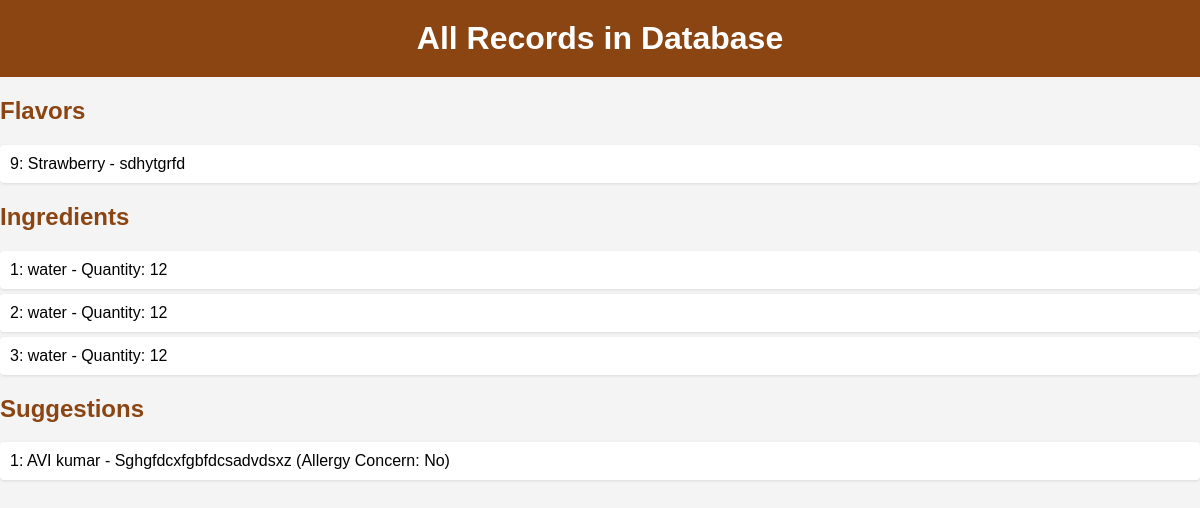
Page /view_all on the committed database.
### tables this page shows
CREATE TABLE flavors (
    id INTEGER PRIMARY KEY AUTOINCREMENT,
    flavor_name TEXT NOT NULL,
    description TEXT
);

CREATE TABLE ingredients (
    id INTEGER PRIMARY KEY AUTOINCREMENT,
    ingredient_name TEXT NOT NULL,
    quantity INTEGER
);

CREATE TABLE suggestions (
    id INTEGER PRIMARY KEY AUTOINCREMENT,
    customer_name TEXT NOT NULL,
    suggestion TEXT,
    allergy_concern TEXT
);

### app.py (the view)
@app.route('/view_all')
def view_all():
    try:
        con = sql.connect("chocolate_house.db")
        con.row_factory = sql.Row
        cur = con.cursor()
        cur.execute("SELECT * FROM flavors")
        flavors = cur.fetchall()
        cur.execute("SELECT * FROM ingredients")
        ingredients = cur.fetchall()
        cur.execute("SELECT * FROM suggestions")
        suggestions = cur.fetchall()
        return render_template("view_all.html", flavors=flavors, ingredients=ingredients, suggestions=suggestions)
    except Exception as e:
        return f"Error in fetching records: {e}"
    finally:
        con.close()

### templates/view_all.html (shortened to what this page needs)
<!DOCTYPE html>
<html lang="en">
<head>
</head>
<body>
    <header>
        <h1>All Records in Database</h1>
    </header>
    <h2>Flavors</h2>
    <ul>
        {% for flavor in flavors %}
        <li>{{ flavor.id }}: {{ flavor.flavor_name }} - {{ flavor.description }}</li>
        {% endfor %}
    </ul>
    <h2>Ingredients</h2>
    <ul>
        {% for ingredient in ingredients %}
        <li>{{ ingredient.id }}: {{ ingredient.ingredient_name }} - Quantity: {{ ingredient.quantity }}</li>
        {% endfor %}
    </ul>
    <h2>Suggestions</h2>
    <ul>
        {% for suggestion in suggestions %}
        <li>{{ suggestion.id }}: {{ suggestion.customer_name }} - {{ suggestion.suggestion }} (Allergy Concern: {{ suggestion.allergy_concern }})</li>
        {% endfor %}
    </ul>
</body>
</html>

### templates/view_all.html (style rules this page uses)
body { font-family: Arial, sans-serif; margin: 0; padding: 0; background-color: #f4f4f4; }
header { background: #8B4513; color: white; padding: 20px; text-align: center; }
h1 { margin: 0; }
h2 { color: #8B4513; }
ul { list-style-type: none; padding: 0; }
li { background: #fff; margin: 5px 0; padding: 10px; border-radius: 4px; box-shadow: 0 1px 3px rgba(0,0,0,0.1); }

### rows in the picture
flavors: id "9", flavor_name "Strawberry", description "sdhytgrfd"
ingredients: id "1", ingredient_name "water", quantity "12"
ingredients: id "2", ingredient_name "water", quantity "12"
ingredients: id "3", ingredient_name "water", quantity "12"
suggestions: id "1", customer_name "AVI kumar", suggestion "Sghgfdcxfgbfdcsadvdsxz", allergy_concern "No"
